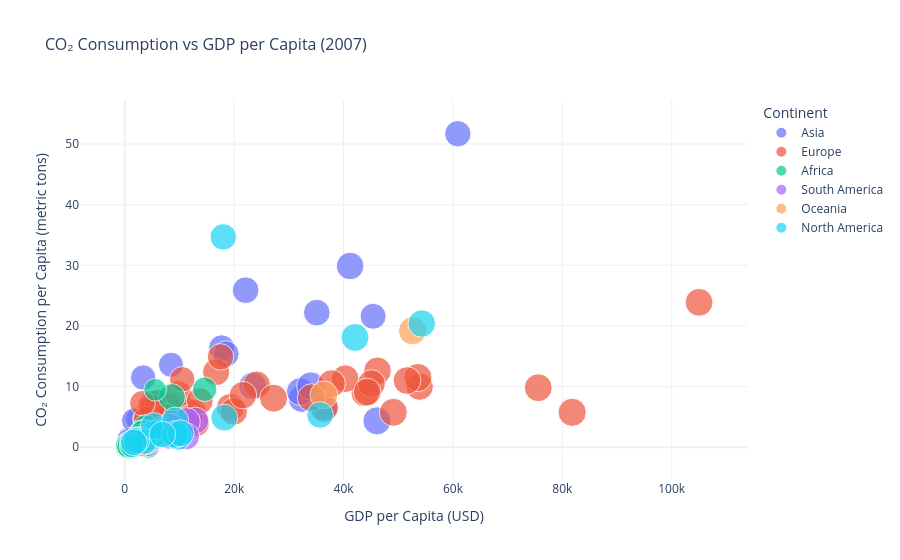

Notebook source saved alongside this figure:
### Markdown cell above
---

## Visualization 8 — Scatter Plot: CO₂ Consumption vs GDP

This scatter plot explores the **relationship between CO₂ consumption and GDP per capita**. Wealthier countries tend to consume more energy and emit more CO₂ — but some countries are more efficient than others.

### Code cell
fig8 = px.scatter(
    df_2007,
    x='gdp',
    y='co2_consump',
    color='continent',
    hover_name='country',
    size='life_exp',
    title='CO₂ Consumption vs GDP per Capita (2007)',
    labels={
        'gdp': 'GDP per Capita (USD)',
        'co2_consump': 'CO₂ Consumption per Capita (metric tons)'
    },
    template='plotly_white',
    size_max=20
)
fig8.update_layout(title_font_size=16, legend_title='Continent')
fig8.show()

### Figure 1 — Plotly figure (JSON) as saved in the notebook; plotly's stock layout.template omitted (floating-point values rounded to 4 significant figures)
{"data": [{"hovertemplate": "<b>%{hovertext}</b><br><br>continent=Asia<br>GDP per Capita (USD)=%{x}<br>CO₂ Consumption per Capita (metric tons)=%{y}<br>life_exp=%{marker.size}<extra></extra>", "hovertext": ["Afghanistan", "Armenia", "Azerbaijan", "Bahrain", "Bangladesh", "Bhutan", "Brunei", "Cambodia", "China", "Cyprus", "Georgia", "Hong Kong, China", "India", "Indonesia", "Iran", "Iraq", "Israel", "Japan", "Jordan", "Kazakhstan", "Kuwait", "Kyrgyz Republic", "Lao", "Lebanon", "Malaysia", "Maldives", "Mongolia", "Myanmar", "Nepal", "Oman", "Pakistan", "Palestine", "Philippines", "Qatar", "Saudi Arabia", "Singapore", "South Korea", "Sri Lanka", "Tajikistan", "Thailand", "Timor-Leste", "Turkey", "Turkmenistan", "United Arab Emirates", "Uzbekistan", "Vietnam", "Yemen"], "legendgroup": "Asia", "marker": {"color": "#636efa", "size": [58.5, 73.5, 68.2, 73.6, 68.2, 69.9, 73.5, 65.2, 74.2, 78.3, 72.0, 82.3, 65.8, 68.7, 74.4, 67.2, 80.8, 82.9, 75.5, 65.3, 79.0, 67.6, 62.9, 75.5, 74.5, 76.8, 64.0, 62.6, 68.3, 69.9, 62.7, 71.6, 70.5, 72.2, 71.3, 81.8, 79.8, 74.0, 67.7, 76.0, 69.0, 77.1, 66.6, 70.0, 65.3, 72.9, 66.5], "sizemode": "area", "sizeref": 0.2073, "symbol": "circle"}, "mode": "markers", "name": "Asia", "orientation": "v", "showlegend": true, "type": "scatter", "x": [409.0, 3090.0, 4410.0, 22100.0, 856.0, 1840.0, 35100.0, 824.0, 4320.0, 32400.0, 2900.0, 36400.0, 1080.0, 2400.0, 5150.0, 3630.0, 32100.0, 34000.0, 4680.0, 8440.0, 41200.0, 900.0, 1320.0, 7320.0, 7850.0, 8530.0, 2440.0, 640.0, 644.0, 17700.0, 1250.0, 2570.0, 2250.0, 60900.0, 18500.0, 46100.0, 23400.0, 2540.0, 699.0, 4830.0, 932.0, 8480.0, 3350.0, 45400.0, 1680.0, 1430.0, 2550.0], "xaxis": "x", "y": [0.0838, 1.74, 3.49, 25.9, 0.299, 0.56, 22.2, 0.253, 5.1, 8.01, 1.53, 6.38, 1.18, 1.62, 7.2, 2.2, 9.18, 10.1, 3.43, 13.6, 29.9, 1.26, 0.308, 2.89, 6.85, 2.33, 4.66, 0.258, 0.0978, 16.4, 0.929, 0.619, 0.792, 51.7, 15.4, 4.35, 10.1, 0.613, 0.454, 3.49, 0.177, 4.5, 11.5, 21.6, 4.39, 1.18, 0.974], "yaxis": "y"}, {"hovertemplate": "<b>%{hovertext}</b><br><br>continent=Europe<br>GDP per Capita (USD)=%{x}<br>CO₂ Consumption per Capita (metric tons)=%{y}<br>life_exp=%{marker.size}<extra></extra>", "hovertext": ["Albania", "Austria", "Belarus", "Belgium", "Bosnia and Herzegovina", "Bulgaria", "Croatia", "Czech Republic", "Denmark", "Estonia", "Finland", "France", "Germany", "Greece", "Hungary", "Iceland", "Ireland", "Italy", "Latvia", "Lithuania", "Luxembourg", "Malta", "Moldova", "Montenegro", "Netherlands", "North Macedonia", "Norway", "Poland", "Portugal", "Romania", "Russia", "Serbia", "Slovak Republic", "Slovenia", "Spain", "Sweden", "Switzerland", "Ukraine", "United Kingdom"], "legendgroup": "Europe", "marker": {"color": "#EF553B", "size": [77.5, 80.3, 70.4, 79.8, 75.3, 71.5, 75.9, 77.2, 78.7, 73.3, 79.7, 81.1, 80.0, 79.6, 73.6, 81.9, 79.7, 81.5, 70.9, 70.6, 80.2, 80.4, 69.6, 74.1, 80.3, 72.4, 80.7, 75.4, 79.4, 73.4, 67.5, 73.2, 74.7, 78.6, 81.2, 81.3, 82.2, 68.1, 79.8], "sizemode": "area", "sizeref": 0.2073, "symbol": "circle"}, "mode": "markers", "name": "Europe", "orientation": "v", "showlegend": true, "type": "scatter", "x": [3050.0, 43900.0, 4680.0, 40300.0, 3910.0, 5960.0, 12500.0, 16700.0, 53900.0, 17500.0, 46200.0, 36500.0, 37800.0, 24100.0, 11800.0, 53600.0, 51600.0, 34100.0, 13100.0, 12000.0, 105000.0, 19300.0, 2070.0, 5800.0, 45100.0, 3980.0, 75600.0, 9750.0, 19900.0, 7450.0, 10500.0, 4970.0, 13700.0, 21600.0, 27200.0, 49100.0, 81800.0, 3230.0, 44300.0], "xaxis": "x", "y": [1.29, 8.96, 6.78, 11.3, 4.65, 7.35, 5.72, 12.4, 10.0, 14.9, 12.6, 6.56, 10.5, 10.3, 5.85, 11.5, 11.0, 8.16, 3.93, 4.84, 23.9, 6.58, 1.21, 3.32, 10.5, 4.6, 9.81, 8.76, 5.9, 5.09, 11.2, 6.56, 7.6, 8.59, 8.09, 5.76, 5.76, 7.26, 9.1], "yaxis": "y"}, {"hovertemplate": "<b>%{hovertext}</b><br><br>continent=Africa<br>GDP per Capita (USD)=%{x}<br>CO₂ Consumption per Capita (metric tons)=%{y}<br>life_exp=%{marker.size}<extra></extra>", "hovertext": ["Algeria", "Angola", "Benin", "Botswana", "Burkina Faso", "Burundi", "Cameroon", "Cape Verde", "Central African Republic", "Chad", "Comoros", "Congo, Dem. Rep.", "Congo, Rep.", "Cote d'Ivoire", "Djibouti", "Egypt", "Equatorial Guinea", "Eswatini", "Ethiopia", "Gabon", "Gambia", "Ghana", "Guinea", "Guinea-Bissau", "Kenya", "Lesotho", "Liberia", "Libya", "Madagascar", "Malawi", "Mali", "Mauritania", "Mauritius", "Morocco", "Mozambique", "Namibia", "Niger", "Nigeria", "Rwanda", "Sao Tome and Principe", "Senegal", "Sierra Leone", "South Africa", "South Sudan", "Sudan", "Tanzania", "Togo", "Tunisia", "Uganda", "Zambia", "Zimbabwe"], "legendgroup": "Africa", "marker": {"color": "#00cc96", "size": [73.6, 58.0, 59.5, 53.4, 56.5, 55.7, 55.9, 73.2, 46.1, 54.8, 64.5, 57.1, 58.5, 55.3, 62.1, 69.2, 62.5, 44.9, 59.5, 62.0, 62.6, 60.5, 56.5, 54.3, 58.5, 45.1, 60.6, 76.0, 61.9, 51.6, 57.1, 66.9, 73.8, 71.2, 52.8, 57.4, 57.2, 57.9, 61.6, 67.6, 64.4, 54.1, 53.2, 59.6, 66.3, 58.5, 57.8, 75.7, 56.5, 51.9, 48.2], "sizemode": "area", "sizeref": 0.2073, "symbol": "circle"}, "mode": "markers", "name": "Africa", "orientation": "v", "showlegend": true, "type": "scatter", "x": [3830.0, 3810.0, 981.0, 5720.0, 540.0, 302.0, 1180.0, 2920.0, 479.0, 656.0, 1170.0, 381.0, 2050.0, 1620.0, 4280.0, 3130.0, 14600.0, 3180.0, 363.0, 7300.0, 686.0, 1190.0, 684.0, 566.0, 1130.0, 912.0, 599.0, 8600.0, 495.0, 314.0, 697.0, 1510.0, 6940.0, 2570.0, 429.0, 4010.0, 417.0, 2090.0, 512.0, 1290.0, 1130.0, 501.0, 5540.0, 4280.0, 1400.0, 685.0, 450.0, 3450.0, 685.0, 1020.0, 1040.0], "xaxis": "x", "y": [3.18, 1.2, 0.511, 2.26, 0.112, 0.0238, 0.305, 1.07, 0.0603, 0.079, 0.16, 0.029, 0.31, 0.341, 0.574, 2.38, 9.57, 1.03, 0.0724, 2.78, 0.215, 0.419, 0.207, 0.164, 0.247, 1.04, 0.181, 8.26, 0.0918, 0.0727, 0.0951, 0.512, 2.99, 1.61, 0.101, 1.18, 0.0489, 0.645, 0.0585, 0.507, 0.413, 0.0863, 9.47, 0.142, 0.399, 0.14, 0.256, 2.3, 0.0956, 0.149, 0.803], "yaxis": "y"}, {"hovertemplate": "<b>%{hovertext}</b><br><br>continent=South America<br>GDP per Capita (USD)=%{x}<br>CO₂ Consumption per Capita (metric tons)=%{y}<br>life_exp=%{marker.size}<extra></extra>", "hovertext": ["Argentina", "Bolivia", "Brazil", "Chile", "Colombia", "Ecuador", "Guyana", "Paraguay", "Peru", "Suriname", "Uruguay"], "legendgroup": "South America", "marker": {"color": "#ab63fa", "size": [75.3, 69.6, 73.3, 78.4, 77.3, 73.7, 65.2, 76.0, 78.3, 71.6, 75.7], "sizemode": "area", "sizeref": 0.2073, "symbol": "circle"}, "mode": "markers", "name": "South America", "orientation": "v", "showlegend": true, "type": "scatter", "x": [12900.0, 2310.0, 7940.0, 11300.0, 4890.0, 5050.0, 4440.0, 4210.0, 4440.0, 8200.0, 11200.0], "xaxis": "x", "y": [4.39, 1.27, 1.88, 4.28, 1.41, 2.21, 2.09, 0.674, 1.22, 3.44, 1.79], "yaxis": "y"}, {"hovertemplate": "<b>%{hovertext}</b><br><br>continent=Oceania<br>GDP per Capita (USD)=%{x}<br>CO₂ Consumption per Capita (metric tons)=%{y}<br>life_exp=%{marker.size}<extra></extra>", "hovertext": ["Australia", "Fiji", "New Zealand", "Papua New Guinea", "Samoa", "Solomon Islands", "Tonga", "Vanuatu"], "legendgroup": "Oceania", "marker": {"color": "#FFA15A", "size": [81.5, 67.1, 80.2, 62.3, 69.3, 56.8, 72.1, 64.0], "sizemode": "area", "sizeref": 0.2073, "symbol": "circle"}, "mode": "markers", "name": "Oceania", "orientation": "v", "showlegend": true, "type": "scatter", "x": [52600.0, 4530.0, 36400.0, 2050.0, 4320.0, 1910.0, 3820.0, 2790.0], "xaxis": "x", "y": [19.2, 1.37, 8.65, 0.899, 0.947, 0.365, 1.11, 0.451], "yaxis": "y"}, {"hovertemplate": "<b>%{hovertext}</b><br><br>continent=North America<br>GDP per Capita (USD)=%{x}<br>CO₂ Consumption per Capita (metric tons)=%{y}<br>life_exp=%{marker.size}<extra></extra>", "hovertext": ["Bahamas", "Barbados", "Belize", "Canada", "Costa Rica", "Cuba", "Dominican Republic", "El Salvador", "Guatemala", "Haiti", "Honduras", "Jamaica", "Mexico", "Nicaragua", "Panama", "St. Lucia", "St. Vincent and the Grenadines", "Trinidad and Tobago", "United States"], "legendgroup": "North America", "marker": {"color": "#19d3f3", "size": [73.6, 75.5, 73.1, 80.9, 80.3, 78.5, 72.9, 74.1, 69.5, 60.0, 71.2, 76.3, 75.6, 73.9, 78.5, 75.0, 73.1, 72.8, 78.2], "sizemode": "area", "sizeref": 0.2073, "symbol": "circle"}, "mode": "markers", "name": "North America", "orientation": "v", "showlegend": true, "type": "scatter", "x": [35700.0, 18200.0, 4770.0, 42100.0, 9730.0, 6240.0, 5310.0, 3290.0, 3570.0, 1290.0, 2140.0, 5310.0, 9210.0, 1670.0, 9170.0, 10200.0, 6870.0, 18000.0, 54300.0], "xaxis": "x", "y": [5.33, 4.89, 1.59, 18.1, 1.79, 2.29, 2.22, 1.12, 0.887, 0.249, 1.1, 3.48, 4.4, 0.815, 2.09, 2.3, 2.1, 34.7, 20.4], "yaxis": "y"}], "layout": {"legend": {"itemsizing": "constant", "title": {"text": "Continent"}, "tracegroupgap": 0}, "title": {"font": {"size": 16}, "text": "CO₂ Consumption vs GDP per Capita (2007)"}, "xaxis": {"anchor": "y", "domain": [0, 1], "title": {"text": "GDP per Capita (USD)"}}, "yaxis": {"anchor": "x", "domain": [0, 1], "title": {"text": "CO₂ Consumption per Capita (metric tons)"}}}}
